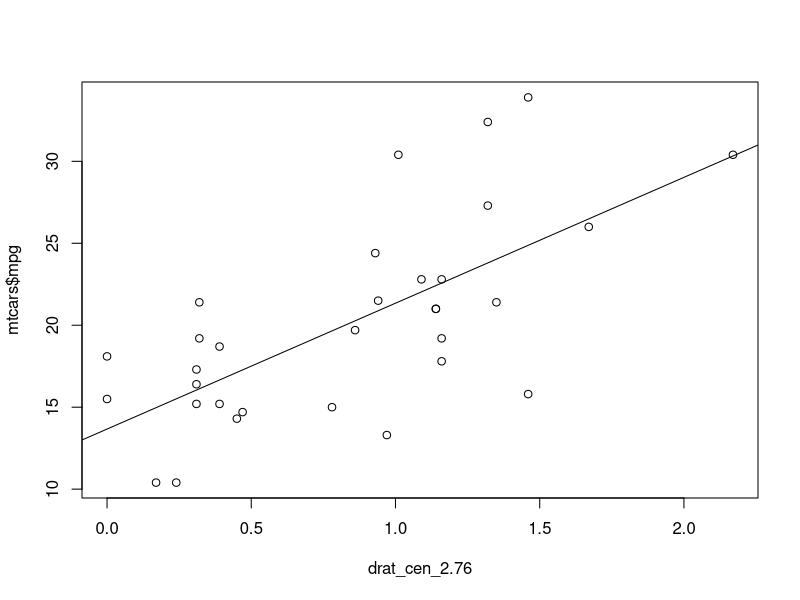

This chart was generated by the following R code: (Note: this script raises an error after producing the figure.)
## ---- chunk 1
knitr::opts_chunk$set(echo = TRUE)
## ---- chunk 2
drat_cen_2.76 = mtcars$drat - 2.76 # we are centering the variable so that we can have a zero on the x-axis.
plot(drat_cen_2.76, mtcars$mpg)
abline(lm(mtcars$mpg~drat_cen_2.76))
## ---- chunk 3
autoplot(uschange[,c("Consumption","Income")]) +
  ylab("% Change") + xlab("Year")
## ---- chunk 4
uschange %>%
  as.data.frame() %>%
  ggplot(aes(x = Income, y = Consumption)) +
  ylab("Consumption") +
  xlab("Income") +
  geom_point() +
  geom_smooth(method = "lm", se = FALSE)
## ---- chunk 5
tslm(Consumption ~ Income, data = uschange)
